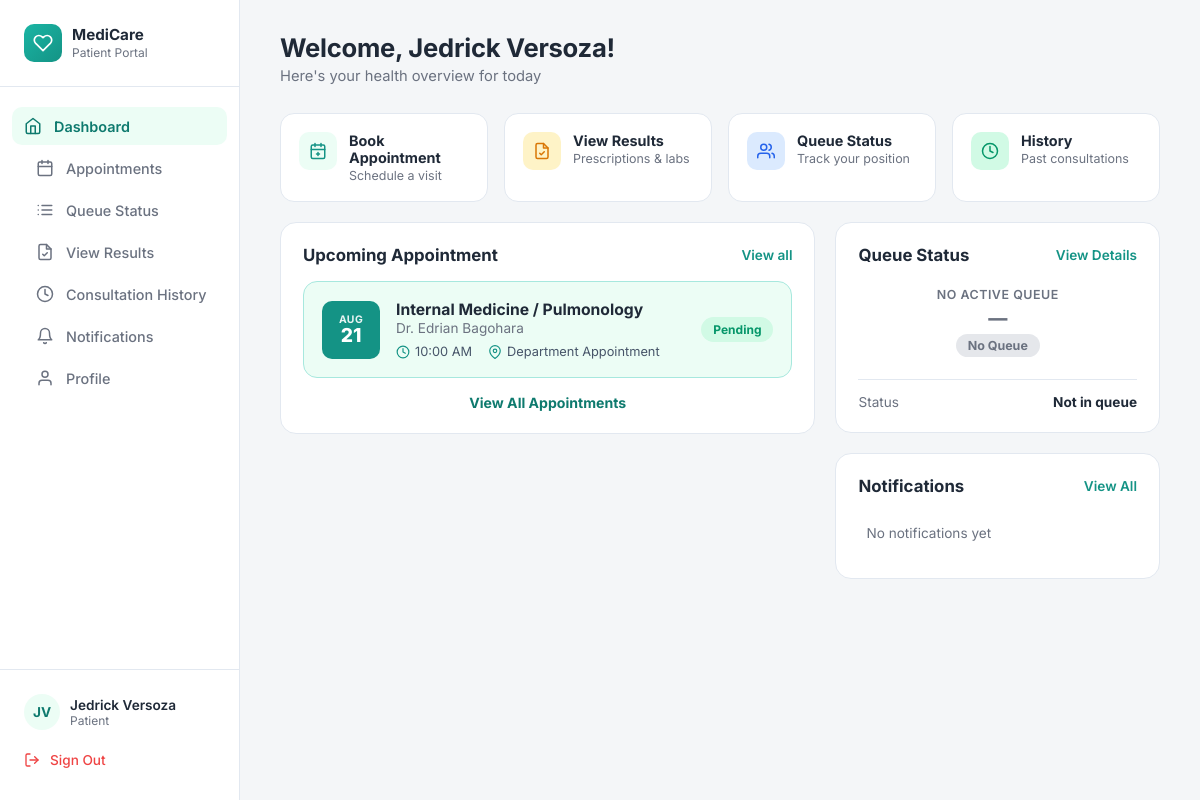
The app's page /patient/patient_dashboard.php (signed in) with its own data.
### tables this page shows
CREATE TABLE IF NOT EXISTS `patients` (
  `PatientID` int NOT NULL AUTO_INCREMENT,
  `UserID` int NOT NULL,
  `CivilStatus` varchar(50) DEFAULT NULL,
  `Religion` varchar(50) DEFAULT NULL,
  `IsPWD` tinyint(1) NOT NULL DEFAULT '0',
  `DisabilityType` varchar(100) DEFAULT NULL,
  `BloodType` varchar(5) DEFAULT NULL,
  `Allergies` text,
  `PastMedicalCondition` text,
  `CurrentMedication` text,
  `FamilyMedicalHistory` text,
  `EmergencyContactName` varchar(100) DEFAULT NULL,
  `EmergencyContactNo` varchar(20) DEFAULT NULL,
  `EmergencyRelation` varchar(50) DEFAULT NULL,
  `CreatedAt` datetime NOT NULL DEFAULT CURRENT_TIMESTAMP,
  `UpdatedAt` datetime NOT NULL DEFAULT CURRENT_TIMESTAMP ON UPDATE CURRENT_TIMESTAMP,
  PRIMARY KEY (`PatientID`),
  KEY `FK_Patients_Users` (`UserID`)
);

CREATE TABLE IF NOT EXISTS `users` (
  `UserID` int NOT NULL AUTO_INCREMENT,
  `RoleID` int NOT NULL,
  `FirstName` varchar(100) NOT NULL,
  `MiddleName` varchar(100) DEFAULT NULL,
  `LastName` varchar(100) NOT NULL,
  `Email` varchar(191) NOT NULL,
  `Password` varchar(255) NOT NULL,
  `Sex` varchar(13) NOT NULL,
  `DateOfBirth` date DEFAULT NULL,
  `ContactNumber` varchar(20) DEFAULT NULL,
  `Address` text,
  `Status` varchar(50) NOT NULL DEFAULT 'Active',
  `CreatedAt` datetime NOT NULL DEFAULT CURRENT_TIMESTAMP,
  `FailedAttempts` int DEFAULT '0',
  `LockUntil` datetime DEFAULT NULL,
  `ResetToken` varchar(255) DEFAULT NULL,
  `TokenExpiry` datetime DEFAULT NULL,
  `ProfilePhoto` varchar(255) DEFAULT NULL,
  `LastLogin` datetime DEFAULT NULL,
  PRIMARY KEY (`UserID`),
  UNIQUE KEY `Email` (`Email`),
  KEY `FK_Users_Roles` (`RoleID`)
);

CREATE TABLE IF NOT EXISTS `appointments` (
  `AppointmentID` int NOT NULL AUTO_INCREMENT,
  `PatientID` int NOT NULL,
  `StaffID` int DEFAULT NULL,
  `DepartmentID` int NOT NULL,
  `AppointmentDate` date NOT NULL,
  `AppointmentTime` time NOT NULL,
  `Purpose` varchar(255) DEFAULT NULL,
  `Status` varchar(50) NOT NULL DEFAULT 'Pending',
  `CreatedAt` datetime NOT NULL DEFAULT CURRENT_TIMESTAMP,
  `UpdatedAt` datetime NOT NULL DEFAULT CURRENT_TIMESTAMP ON UPDATE CURRENT_TIMESTAMP,
  PRIMARY KEY (`AppointmentID`),
  KEY `fk_appointments_patient` (`PatientID`),
  KEY `fk_appointments_staff` (`StaffID`),
  KEY `fk_appointments_department` (`DepartmentID`)
);

CREATE TABLE IF NOT EXISTS `departments` (
  `DepartmentID` int NOT NULL AUTO_INCREMENT,
  `DepartmentName` varchar(100) NOT NULL,
  PRIMARY KEY (`DepartmentID`),
  UNIQUE KEY `DepartmentName` (`DepartmentName`)
);

### patient/patient_dashboard.php (the view, shortened to what the rows shown need)
<?php
require_once __DIR__ . '/../includes/db.php';
$userID = $_SESSION['UserID'];
$stmt = mysqli_prepare(
    $conn,
    'SELECT
        u.UserID,
        u.FirstName,
        u.MiddleName,
        u.LastName,
        u.Email,
        u.Sex,
        u.DateOfBirth,
        u.ContactNumber,
        u.Address,
        u.ProfilePhoto,
        p.PatientID,
        p.BloodType,
        p.Allergies,
        p.PastMedicalCondition,
        p.CurrentMedication,
        p.FamilyMedicalHistory,
        p.EmergencyContactName,
        p.EmergencyContactNo,
        p.EmergencyRelation
     FROM users u
     INNER JOIN patients p ON u.UserID = p.UserID
     WHERE u.UserID = ?'
);
mysqli_stmt_bind_param($stmt, 'i', $userID);
mysqli_stmt_execute($stmt);
$result = mysqli_stmt_get_result($stmt);
$patient = mysqli_fetch_assoc($result);
$appointmentStmt = mysqli_prepare(
    $conn,
    'SELECT
        a.AppointmentID,
        a.AppointmentDate,
        a.AppointmentTime,
        a.Purpose,
        a.Status,
        d.DepartmentName,
        s.StaffID,
        s.StaffRole,
        s.Specialization,
        u.FirstName AS StaffFirstName,
        u.LastName AS StaffLastName
     FROM appointments a
     INNER JOIN departments d
        ON a.DepartmentID = d.DepartmentID
     LEFT JOIN staff s
        ON a.StaffID = s.StaffID
     LEFT JOIN users u
        ON s.UserID = u.UserID
     WHERE a.PatientID = ?
       AND a.AppointmentDate >= CURDATE()
       AND a.Status IN ("Pending", "Scheduled", "Confirmed")
     ORDER BY
        a.AppointmentDate ASC,
        a.AppointmentTime ASC
     LIMIT 1'
);
mysqli_stmt_bind_param(
    $appointmentStmt,
    'i',
    $patient['PatientID']
);
mysqli_stmt_execute($appointmentStmt);
$appointmentResult = mysqli_stmt_get_result($appointmentStmt);
$appointment = mysqli_fetch_assoc($appointmentResult);
?>
<!DOCTYPE html>
<html lang="en">
<head>
<link rel="stylesheet" href="../assets/css/patient/patient_dashboard.css">
</head>
<body>
<div class="app">
  <aside class="sidebar">
    <div class="sidebar-footer">
      <div class="sidebar-user">
        <?php if (!empty($patient['ProfilePhoto'])): ?>
        <div class="user-avatar"><img src="../<?php echo htmlspecialchars($patient['ProfilePhoto']); ?>" alt="Photo" style="width:100%;height:100%;border-radius:50%;object-fit:cover;"></div>
        <?php else: ?>
        <div class="user-avatar"><?php echo strtoupper(substr($patient['FirstName'], 0, 1) . substr($patient['LastName'], 0, 1)); ?></div>
        <?php endif; ?>
        <div>
          <div class="user-name"><?php echo htmlspecialchars($patient['FirstName'] . ' ' . $patient['LastName']); ?></div>
          <div class="user-role">Patient</div>
        </div>
      </div>
    </div>
  </aside>
  <main class="main">
    <div class="page-header">
      <h1>Welcome, <?php echo htmlspecialchars($patient['FirstName'] . ' ' . $patient['LastName']); ?>!</h1>
      <p>Here's your health overview for today</p>
    </div>
    <div class="content-grid">
      <div>
        <div class="panel">
          <div class="panel-head">
            <h2>Upcoming Appointment</h2>
          </div>
          <?php if ($appointment): ?>
    <?php
        $appointmentDate = new DateTime($appointment['AppointmentDate']);
        $appointmentTime = new DateTime($appointment['AppointmentTime']);
        $month = strtoupper($appointmentDate->format('M'));
        $day = $appointmentDate->format('d');
        $formattedTime = $appointmentTime->format('g:i A');
    ?>
    <div class="appt-card">
        <div class="appt-date">
            <div class="month">
                <?php echo $month; ?>
            </div>
            <div class="day">
                <?php echo $day; ?>
            </div>
        </div>
        <div class="appt-info">
            <div class="dept">
                <?php echo htmlspecialchars($appointment['DepartmentName']); ?>
            </div>
            <div class="doc">
                <?php if (!empty($appointment['StaffFirstName'])): ?>
                    Dr.
                    <?php echo htmlspecialchars($appointment['StaffFirstName']); ?>
                    <?php echo htmlspecialchars($appointment['StaffLastName']); ?>
                <?php else: ?>
                    Doctor not yet assigned
                <?php endif; ?>
            </div>
            <div class="appt-meta">
                <span>
                    <svg viewBox="0 0 24 24" fill="none"
                        stroke="currentColor"
                        stroke-width="2"
                        stroke-linecap="round"
                        stroke-linejoin="round">
                        <circle cx="12" cy="12" r="10"/>
                        <polyline points="12 6 12 12 16 14"/>
                    </svg>
                    <?php echo $formattedTime; ?>
                </span>
                <span>
                    <svg viewBox="0 0 24 24" fill="none"
                        stroke="currentColor"
                        stroke-width="2"
                        stroke-linecap="round"
                        stroke-linejoin="round">
                        <path d="M21 10c0 7-9 13-9 13s-9-6-9-13a9 9 0 0 1 18 0z"/>
                        <circle cx="12" cy="10" r="3"/>
                    </svg>
                    Department Appointment
                </span>
            </div>
        </div>
        <span class="badge">
            <?php echo htmlspecialchars($appointment['Status']); ?>
        </span>
    </div>
<?php endif; ?>
        </div>
      </div>
      <div>
        <div class="panel">
          <div class="panel-head">
            <h2>Queue Status</h2>
          </div>
        </div>
        <div class="panel notif-panel">
          <div class="panel-head">
            <h2>Notifications</h2>
          </div>
        </div>
      </div>
    </div>
  </main>
</div>
</body>
</html>

### records on screen
patients: UserID.LastName "JV", UserID.LastName "Jedrick Versoza"
appointments: AppointmentDate "AUG", AppointmentDate "21", DepartmentID.DepartmentName "Internal Medicine / Pulmonology", users.FirstName "Edrian", users.LastName "Bagohara", AppointmentTime "10:00 AM", Status "Pending"
